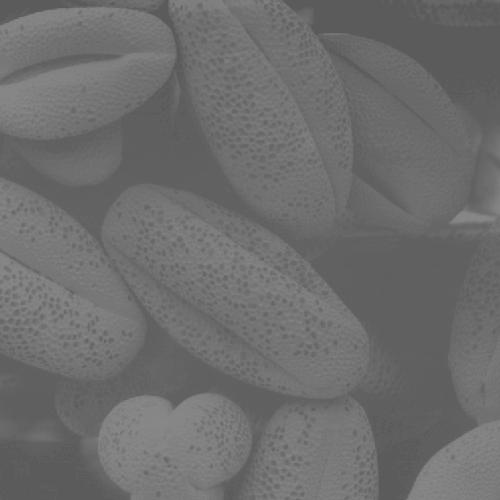
#> input picture Lab1/lc1.jpeg, 500 x 500 px, found by its file name
$ python HistogramCDFPMF.py
#> lines starting #> are read from the running program, lines starting #| are printed output that depends on the picture
import matplotlib.pyplot as plt
import cv2
from collections import Counter

image = cv2.imread('/Users/rajeshr/Desktop/lc1.jpeg') #Reading Image
#> image is the input picture: shape (500, 500, 3); min 86, max 142, mean 109.1
grayimage = cv2.cvtColor(image, cv2.COLOR_BGR2GRAY) #Jupter default accepts as BGR

row,col = grayimage.shape
#> row = 500; col = 500
print(row, col)
#| 500 500

plt.imshow(image)
plt.title('Input grayimage')
plt.show()

flat_image = grayimage.flatten() #Converting 2D array into a single list.
plt.hist(flat_image, bins=100)
plt.title("Histogram of the Image")
plt.show()
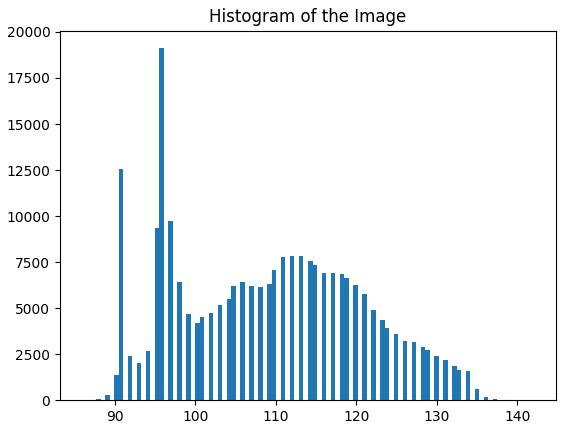
#> figure drawn by matplotlib, 1 panel; tallest bar 19118 high, from x = 95.52 to 96.08

#This function scales the y axis into 0 and 1 based on pixel counts
def softmax(arr):
    arr_sum = sum(arr)
    return [i/arr_sum for i in arr]

image_counter = Counter(flat_image)#Counts the occurence
#> image_counter = 56 items
sorted_image_counter = {k: v for k, v in sorted(image_counter.items(), key=lambda item: item[0])}#sorting the dict
#> sorted_image_counter = 56 items
softmaxed = softmax(sorted_image_counter.values())#converted the y axis
#> softmaxed = 56 values, max 0.0765 at index 10, min 4e-06 at index 55, mean 0.0179


# this function calculates the cummulative distributive function
def cdf(arr):
    cdf_arr = []
    val = 0
    for i in arr:
        val += i
        cdf_arr.append(val)
#> this loop made 56 passes
#> (i, val) on passes 2 to 13: (4e-05, 5.2e-05), (0.000252, 0.000304), (0.00123, 0.00153), (0.00538, 0.00692), (0.0502, 0.0571), (0.00956, 0.0667), (0.00816, 0.0749), (0.0107, 0.0856), (0.0374, 0.123), (0.0765, 0.199), (0.0389, 0.238), (0.0257, 0.264)
#> val on pass 1: 1.2e-05
#> after the loop, cdf_arr = 56 values from 1.2e-05 to 1; val = 1

    return cdf_arr

plt.plot(sorted_image_counter.keys(), cdf(softmaxed))
plt.title("CDF of the Image")
plt.show()
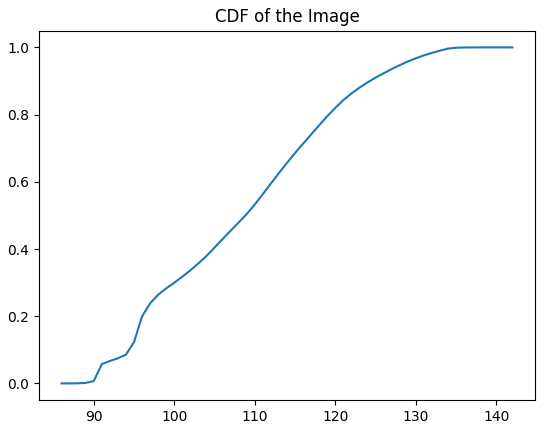
#> figure drawn by matplotlib, 1 panel; curve peaks at x = 142, y = 1
